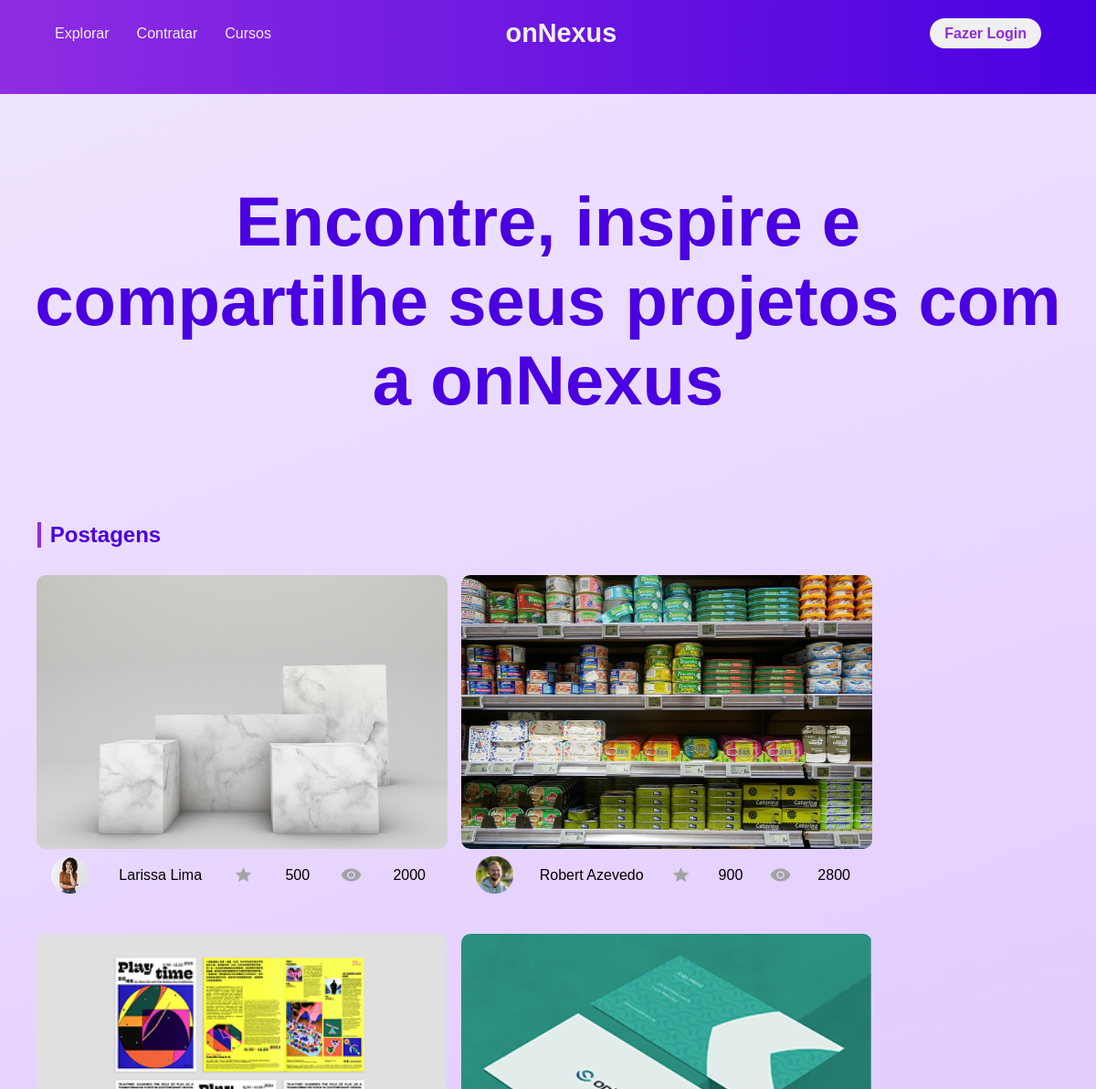
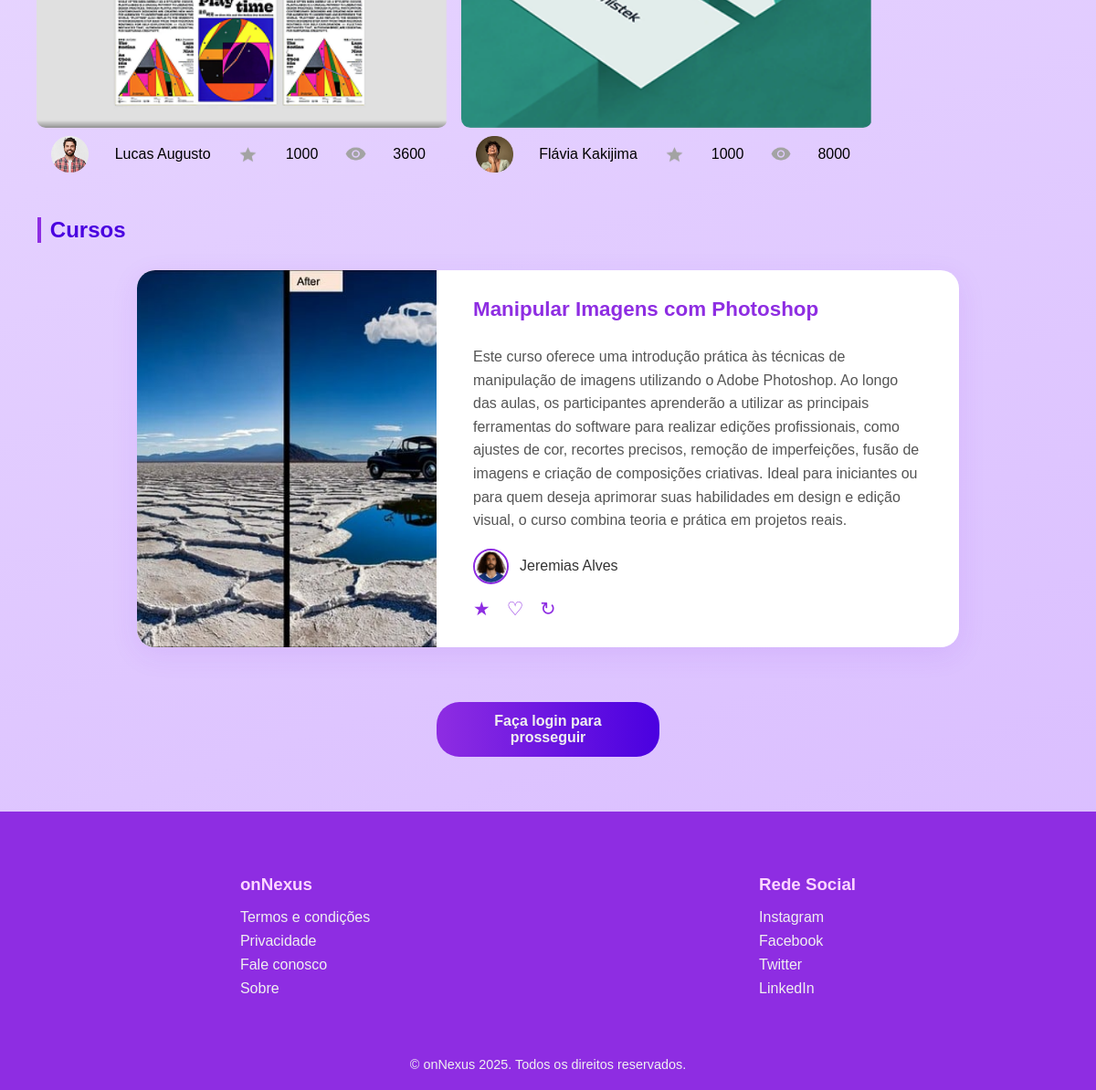
The page / on the database its author committed (2 pictures, top to bottom).
### home/models.py (models this page shows, shortened)
class Post(models.Model):
    profile = models.CharField(max_length=100)
    username = models.CharField(max_length=100)
    image = models.ImageField(upload_to='media/posts/%Y/%m/%d', null=False, blank=False)
    favorites = models.IntegerField()
    views = models.IntegerField()

### courses/models.py (models this page shows, shortened)
class Course(models.Model):
    title = models.CharField(max_length=200)
    subtitle = models.CharField(max_length=200, blank=True, null=True)
    description = models.TextField()
    what_you_will_learn = models.TextField(blank=True, null=True)
    course_format = models.CharField(max_length=100, blank=True, null=True)
    level = models.CharField(max_length=100, blank=True, null=True)
    prerequisites = models.TextField(blank=True, null=True)
    video_thumbnail = models.ImageField(upload_to='thumbnails/')
    instructor = models.ForeignKey(Instructor, on_delete=models.CASCADE, related_name='courses')
    is_buyable = models.BooleanField(default=True)

class Instructor(models.Model):
    name = models.CharField(max_length=100)
    profile_picture = models.ImageField(upload_to='instructors/')
    bio = models.TextField(blank=True, null=True)

### home/views.py (the view)
# urls.py: path('', views.home, name='home'),
def home(request):
    posts = Post.objects.filter().order_by('-id')[:4]
    courses = Course.objects.filter(title__icontains='Manipular Imagens com Photoshop')
    return render(request, 'home/home-base.html', {'posts': posts, 'courses': courses})

### templates/home/home-base.html
{% extends 'base.html' %}
{% load static %}
{% block content %}
<div class="home-container">
    <h1 class="home-title">
        Encontre, inspire e<br>
        compartilhe seus projetos com<br>
        a onNexus
    </h1>
    <div class="posts">
        <h2 class="area-title2">Postagens</h2>
        <ul class="posts-list">
            {% for post in posts %}
            <li class="post">
                <a href="#">
                    <img class="post-image" src="{{ post.image.url }}" alt="">
                </a>
                <div class="post-info">
                    <img class="profile-image" src="{% static '/images/' %}{{post.profile}}" alt="">
                    <p>{{ post.username }}</p>
                    <img class="post-icons" src="{% static '/images/favorites.png' %}" alt="">
                    <p>{{ post.favorites }}</p>
                    <img class="post-icons" src="{% static '/images/views.png' %}" alt="">
                    <p>{{ post.views }}</p>
                </div>
            </li>
            {% endfor %}
        </ul>
    </div>
</div>
<div class="courses-area2">
	<h2 class="area-title3">Cursos</h2>
	<div class="courses-list">
		{% for course in courses %}
		<div class="course-card">
			<div class="course-thumb">
				{% if course.video_thumbnail %}
					<img src="{{ course.video_thumbnail.url }}" alt="Thumbnail do curso">
				{% else %}
					<div class="thumb-placeholder">Não disponível</div>
				{% endif %}
			</div>
			<div class="course-info">
				<h3>{{ course.title }}</h3>
				<p>{{ course.description }}</p>
				<div class="instructor-info">
					{% if course.instructor.profile_picture %}
						<img class="instructor-avatar" src="{{ course.instructor.profile_picture.url }}" alt="{{ course.instructor.name }}">
					{% endif %}
					<span>{{ course.instructor.name }}</span>
				</div>
				<div class="course-actions">
					<span>★</span>
					<span>♡</span>
					<span>↻</span>
				</div>
			</div>
		</div>
		{% empty %}
		<p>Nenhum curso cadastrado.</p>
		{% endfor %}
		{% if user.is_authenticated is not True %}
        <a class="login2-btn" href="/users/login/">Faça login para prosseguir</a>
		{% endif %}
	</div>
</div>
{% endblock %}

### static/css/style.css (style rules this page uses)
:root { --primary-purple: #8e2de2; --dark-purple: #4a00e0; --background-color: #f3eaff; --card-background: #ffffff; --text-color: #333; --light-text: #f0f0f0; --gradient-bg: linear-gradient(160deg, #f0e6ff 0%, #d8baff 100%); }
a { text-decoration: none; color: inherit; }
.courses-list { display: flex; flex-direction: column; gap: 40px; align-items: center; }
.course-card { display: flex; background: var(--card-background); border-radius: 20px; box-shadow: 0 8px 30px rgba(138, 45, 226, 0.1); width: 100%; max-width: 900px; overflow: hidden; transition: transform 0.3s, box-shadow 0.3s; min-height: 280px; }
.course-thumb { flex: 1 1 40%; display: flex; align-items: center; justify-content: center; background: #f8f4ff; min-width: 300px; }
.course-thumb img { width: 100%; height: 100%; object-fit: cover; }
.course-info { flex: 2 1 60%; padding: 30px 40px; display: flex; flex-direction: column; }
.course-info h3 { margin: 0 0 10px 0; color: var(--primary-purple); font-size: 1.4em; }
.course-info p { color: #555; line-height: 1.6; margin-bottom: 18px; flex-grow: 1; }
.instructor-info { display: flex; align-items: center; gap: 12px; margin-bottom: 15px; }
.instructor-avatar { width: 35px; height: 35px; border-radius: 50%; object-fit: cover; border: 2px solid var(--primary-purple); }
.course-actions { display: flex; gap: 18px; font-size: 1.3em; color: var(--primary-purple); }
.home-title { color: var(--dark-purple); font-size: 76px; text-align: center; margin-top: .5em; }
.area-title2 { color: var(--dark-purple); font-size: 1.5em; margin-left: 1.7em; margin-bottom: 30px; padding-left: 10px; border-left: 4px solid var(--primary-purple); }
.area-title3 { color: var(--dark-purple); font-size: 1.5em; margin-left: 1.7em; margin-bottom: 30px; padding-left: 10px; border-left: 4px solid var(--primary-purple); }
.posts { width: 100%; border-radius: 10px; margin-top: 7em; }
.posts-list { display: flex; flex-wrap: wrap; gap: 15px; }
.post { list-style-type: none; color: #FFFFFF; margin-bottom: 1.5rem; width: 450px; }
.post-image { width: 100%; border-radius: 10px; }
.profile-image { width: 10%; }
.post-icons { width: 6%; }
.post-info { margin-left: 1em; margin-right: 1.5em; display: flex; justify-content: space-between; gap: 20px; align-items: center; color: black; }
.login2-btn { display: block; margin: 20px auto 0 auto; background: linear-gradient(90deg, var(--primary-purple) 0%, var(--dark-purple) 100%); color: var(--light-text); border: none; border-radius: 25px; padding: 12px 32px; font-size: 1rem; font-weight: 600; cursor: pointer; width: 15%; transition: transform 0.2s, box-shadow 0.2s; text-align: center; }
.home-container { margin-top: 6em; }
.courses-area2 { min-height: 60vh; }

### rows shown on the page
Post: image (picture), profile (picture), username "Larissa Lima", favorites "500", views "2000"
Post: image (picture), profile (picture), username "Robert Azevedo", favorites "900", views "2800"
Post: image (picture), profile (picture), username "Lucas Augusto", favorites "1000", views "3600"
Post: image (picture), profile (picture), username "Flávia Kakijima", favorites "1000", views "8000"
Course: video_thumbnail (picture), title "Manipular Imagens com Photoshop", description "Este curso oferece uma introdução prática às técnicas de manipulação de imagens utilizando o Adobe Photoshop. Ao longo das aulas, os participantes aprenderão a utilizar as principais ferramentas do software para realizar edições profissionais, como ajustes de cor, recortes precisos, remoção de imperfeições, fusão de imagens e criação de composições criativas. Ideal para iniciantes ou para quem deseja aprimorar suas habilidades em design e edição visual, o curso combina teoria e prática em projetos reais.", instructor.profile_picture (picture), instructor.name "Jeremias Alves"
